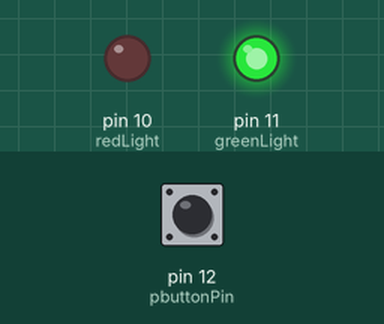
Simulated run of this sketch. Board: Arduino Uno, built with avr-gcc and run on an emulated ATmega328P. On the bench: output pins drawn as LEDs (lit = HIGH). The inputs (shaded band) are chosen by the test bench; at power-on: pin 12 (pbuttonPin) HIGH.

Above: at 1.2 s.
1.3 s: pin 12 (pbuttonPin) pulled LOW for 0.15 s
At 2.4 s:
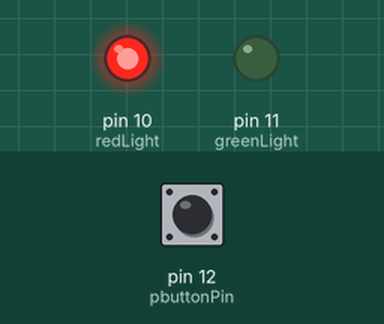
2.9 s: pin 12 (pbuttonPin) pulled LOW for 1 s
At 3.6 s:
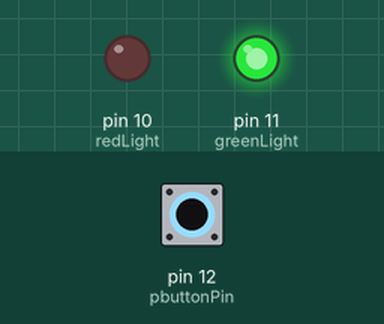
5.4 s: pin 12 (pbuttonPin) pulled LOW for 3.2 s
At 6.7 s:
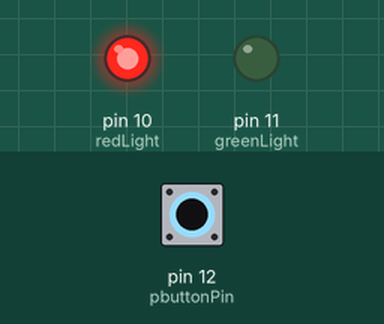
Timing chart, 0 to 8.4 s (numbered marks = the images above; inputs shaded):
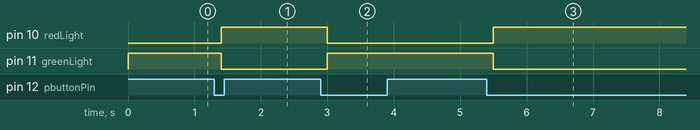

The sketch:

Ankitha_Durvasula_DoorDeck.ino
```cpp
// Ankitha Durvasula, Partner: Yasa Baig
// This arduino script interfaces with our dorm room sign circuit, allowing it toggle between turning on a red light or turning on a green light at
// the click of a button.

int pbuttonPin = 12;// Connect the input from the pushbutton to 12
int greenLight = 11;// connect the yellow LED powersource to 11
int redLight = 10; // connect the red LED powersource to 10

int pushEvent; // digital input value from pin 13. Due to the Pull up resistor maintaing a constant 5 V in the pin , a value of LOW means
               // the button is currently being pushed as the button's closing offers a path to ground where as HIGH means the button has offered no additional path for the voltage and
               // the reading is stuck at 5V.
int statusMemory; // This integer stores the value of the pin 100 seconds after the pushEvent.
int mode = 1; // This integer corresponds to the mode of the system. If the mode reads 1, then that means that the green Light is no and red light is off and if the mode reads 0, that means
              // the green light is off and the red light is on.

// This code runs before the arduino actually starts to operate. It sets up the digital inputs and outputs which will be used by the loop() code which actually controls controller behavior.
void setup() {
  pinMode(pbuttonPin, INPUT_PULLUP); // Initialize pin 12 as a pullup resistor input. By default, the pull up resistor will configure this pin to hold 5v, meaning it will be constantly reading HIGH unless
                                     // a separate connection allows the internal current to have a path to ground. For our circuit,this path to ground is created when the user pushes on the button.
                                    //  If it goes to ground, then the reading will be LOW. This allows us to get boolean logic out of the circuit and avoid the issue of the floating "button" which
                                    // naturally oscilates between 1 and 0 states due to ambient electromagnetic radiation.
  pinMode(greenLight, OUTPUT);      // Configure pin 11 to be the output for the greenlight. When this reads HIGH, the green light is being supplied with voltage.
  pinMode(redLight, OUTPUT);        // Configure pin 10 to be the output for the red Light. When this reads HIGH, the green light is being supplied with voltage.

}

// This code will run continously every few milliseconds, checking for changes in input values as well as altering output pin values dynamically.
void loop() {

  // We start by reading the pushEvent on every loop. If the user does not push the button, the pin will read HIGH, and if the user pushes the button, then the pin will read LOW
  pushEvent = digitalRead(pbuttonPin);// read the push button value

  // Here we check if the user pushed the pin (pushEvent == Low) and also that if the user is not holding down the pin via the statusMemory. As the statusMemory will hold information on the
  // state of the digital input from the last loop iteration, if it reads HIGH, then that means that a few seconds ago the pin was not being pushed and therefore this change to the state is novel and should
  // be recorded.
  if(pushEvent == LOW && statusMemory == HIGH){
    mode = 1 - mode; // Flip the value of the mode from 1 to 0 if it was 1 before and from 0 to 1 if it was 0 before. This toggles whether the red or green light is on.
    delay(100); // Delay the loop for 100 ms. This gives time for the user to lift their finger from the button.
  }

  // Store the value of the digitalInput pushEvent 100 seconds after the pushing. If this reads 1, this indicates the user has succesfully let go of the button.
  statusMemory = pushEvent;

  // If the circuit is in mode 1, the greenLight should be turne don and the red light will be turned off.
  if(mode == 1){
    digitalWrite(greenLight, HIGH); // Turn on green light
    digitalWrite(redLight, LOW);  // Dim red light

  }else{
    // If the circuit is is not in mode 1, meaning it is in mode 0, then turn off the green light and turn on the re light instead.
    digitalWrite(greenLight, LOW);  // Turn off green light
    digitalWrite(redLight, HIGH); // Turn on red light.

  }

  // Add an additional 100 second delay between each loop. This stops the arduino from checking the value of the digital input pin every couple of milliseconds, helping
  // protect the desired boolean logic from minor and transient changes in the signal read from 12 which may still persist.
  delay(100);
}
```

Measured:
- after the input at 1.3 s, pin 10 (redLight): LOW → HIGH after 0.10 s; pin 11 (greenLight): HIGH → LOW after 0.10 s
- after the input at 2.9 s, pin 10 (redLight): HIGH → LOW after 0.10 s; pin 11 (greenLight): LOW → HIGH after 0.10 s
- after the input at 5.4 s, pin 10 (redLight): LOW → HIGH after 0.10 s; pin 11 (greenLight): HIGH → LOW after 0.10 s
